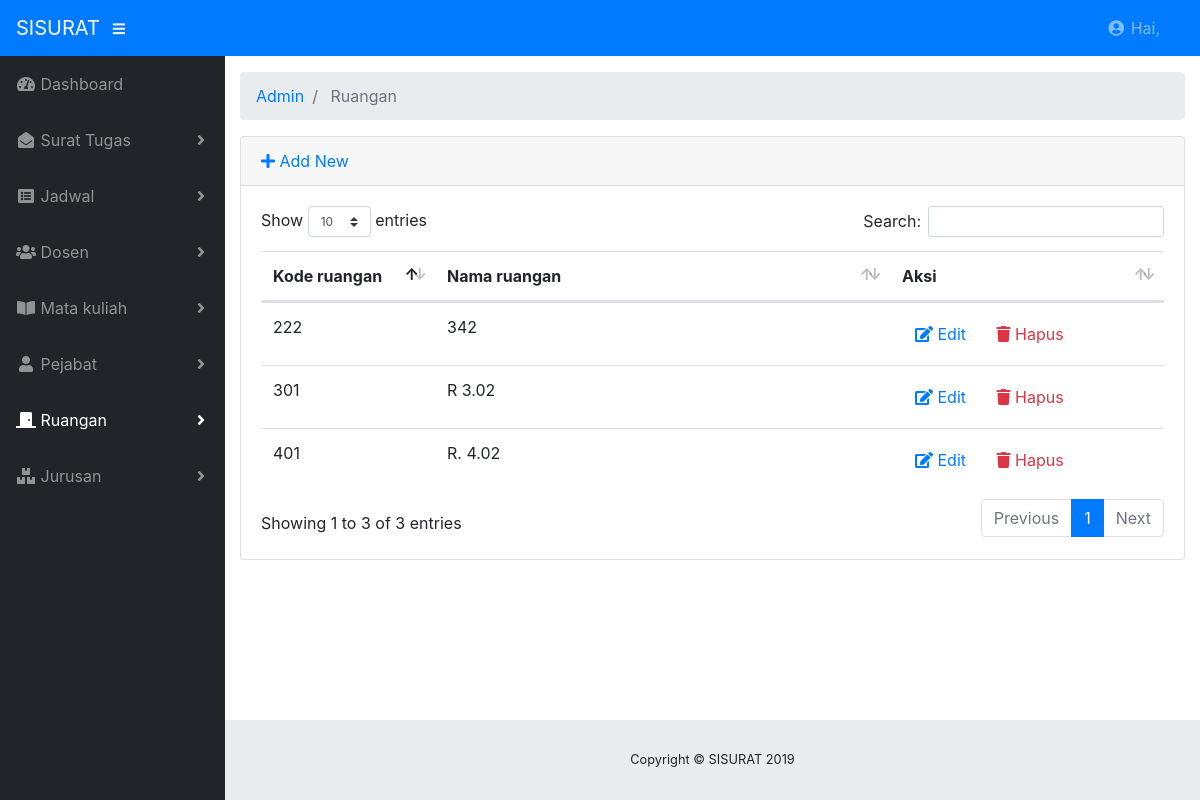
The page /index.php/admin/ruangan on the database as committed earlier.
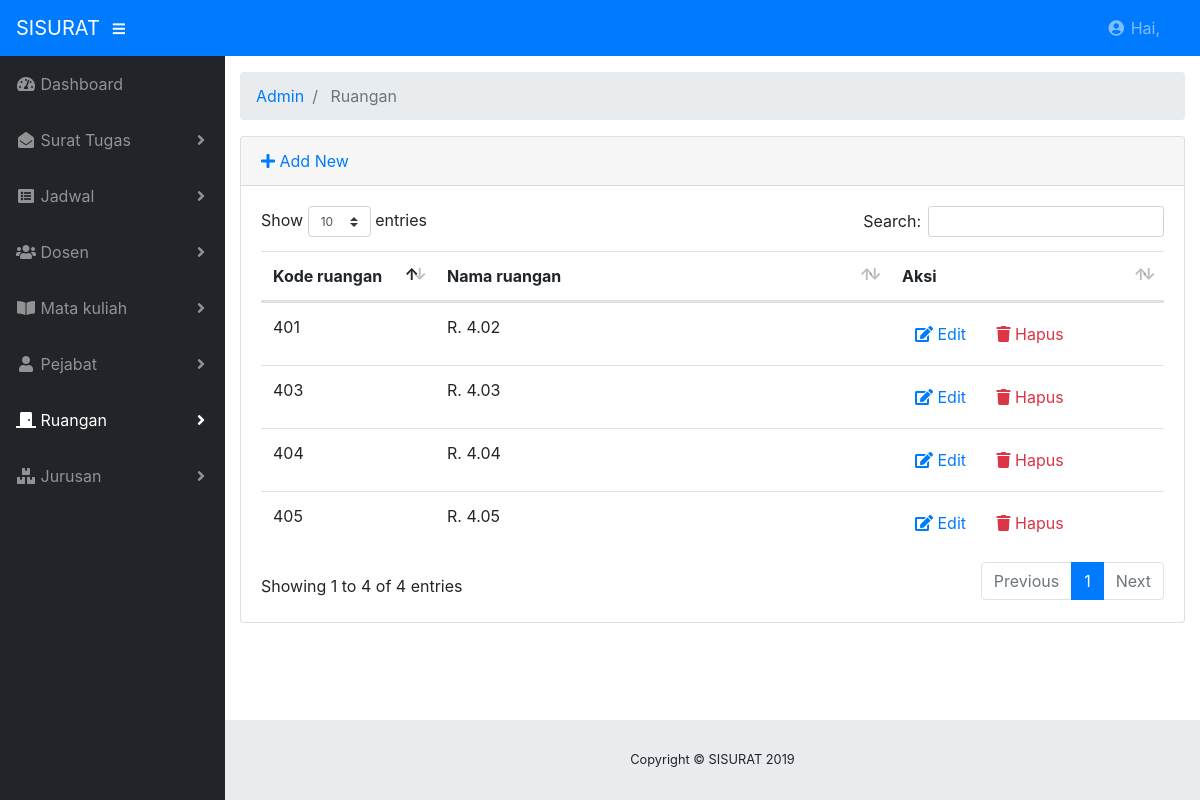
The same page on the database as committed later.
### tables this page shows
CREATE TABLE `ruangan` (
  `kode_ruangan` varchar(100) NOT NULL,
  `nama` varchar(100) NOT NULL
);

### application/controllers/admin/Ruangan.php (called while the page is built, shortened)
<?php
class Ruangan extends CI_Controller
{
    public function __construct()
    {
        $this->load->model("ruangan_model");
        $this->load->library('form_validation');
    }
    public function index()
    {
        $data["ruangan"] = $this->ruangan_model->getAll();
        $this->load->view("admin/ruangan/list", $data);
    }
}

### index.php (called while the page is built, shortened)
<?php
require_once BASEPATH.'core/CodeIgniter.php';

### application/models/Ruangan_model.php (called while the page is built, shortened)
<?php defined('BASEPATH') OR exit('No direct script access allowed');
class Ruangan_model extends CI_Model
{
    private $_table = "ruangan";
    public function getAll()
    {
        return $this->db->get($this->_table)->result();
    }
}

### application/views/admin/ruangan/list.php (the view, shortened to what this page needs)
<!DOCTYPE html>
<html lang="en">
<head>
	<?php $this->load->view("admin/_partials/head.php") ?>
</head>
<body id="page-top">
	<?php $this->load->view("admin/_partials/navbar.php") ?>
	<div id="wrapper">
		<?php $this->load->view("admin/_partials/sidebar.php") ?>
		<div id="content-wrapper">
			<div class="container-fluid">
				<?php $this->load->view("admin/_partials/breadcrumb.php") ?>
				<div class="card mb-3">
					<div class="card-header">
						<a href="<?php echo site_url('admin/ruangan/add') ?>"><i class="fas fa-plus"></i> Add New</a>
					</div>
					<div class="card-body">
						<div class="table-responsive">
							<table class="table table-hover" id="dataTable" width="100%" cellspacing="0">
								<thead>
									<tr>
										<th>Kode ruangan</th>
										<th>Nama ruangan</th>
										<th>Aksi</th>
									</tr>
								</thead>
								<tbody>
									<?php foreach ($ruangan as $ruangan): ?>
									<tr>
										<td width="150">
											<?php echo $ruangan->kode_ruangan ?>
										</td>
										<td>
											<?php echo $ruangan->nama ?>
										</td>
										<td width="250">
											<a href="<?php echo site_url('admin/ruangan/edit/'.$ruangan->kode_ruangan) ?>"
											 class="btn btn-small"><i class="fas fa-edit"></i> Edit</a>
											<a onclick="deleteConfirm('<?php echo site_url('admin/ruangan/delete/'.$ruangan->kode_ruangan) ?>')"
											 href="#!" class="btn btn-small text-danger"><i class="fas fa-trash"></i> Hapus</a>
										</td>
									</tr>
									<?php endforeach; ?>
								</tbody>
							</table>
						</div>
					</div>
				</div>
			</div>
		</div>
	</div>
</body>
</html>

### application/views/admin/_partials/breadcrumb.php
<ol class="breadcrumb">
<?php foreach ($this->uri->segments as $segment): ?>
	<?php
		$url = substr($this->uri->uri_string, 0, strpos($this->uri->uri_string, $segment)) . $segment;
		$is_active =  $url == $this->uri->uri_string;
	?>
	<li class="breadcrumb-item <?php echo $is_active ? 'active': '' ?>">
		<?php if($is_active): ?>
			<?php echo ucfirst($segment) ?>
		<?php else: ?>
			<a href="<?php echo site_url($url) ?>"><?php echo ucfirst($segment) ?></a>
		<?php endif; ?>
	</li>
<?php endforeach; ?>
</ol>

Rows that differ between the two databases and show on the page:
removed ruangan: kode_ruangan "222", nama "342"
removed ruangan: kode_ruangan "301", nama "R 3.02"
added ruangan: kode_ruangan "403", nama "R. 4.03"
added ruangan: kode_ruangan "404", nama "R. 4.04"
added ruangan: kode_ruangan "405", nama "R. 4.05"
Other text that changed with them:
text written by a page script: "Show entries Search: Showing 1 to 3 of 3 entries Previous 1 Next" → "Show entries Search: Showing 1 to 4 of 4 entries Previous 1 Next"
